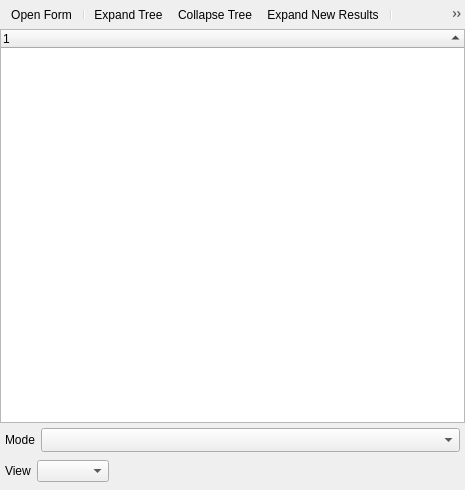
<?xml version="1.0" encoding="UTF-8"?>
<ui version="4.0">
 <class>QgsIdentifyResultsBase</class>
 <widget class="QDialog" name="QgsIdentifyResultsBase">
  <property name="geometry">
   <rect>
    <x>0</x>
    <y>0</y>
    <width>465</width>
    <height>490</height>
   </rect>
  </property>
  <property name="windowTitle">
   <string>Identify Results</string>
  </property>
  <layout class="QVBoxLayout" name="verticalLayout_4">
   <property name="spacing">
    <number>0</number>
   </property>
   <property name="leftMargin">
    <number>0</number>
   </property>
   <property name="topMargin">
    <number>0</number>
   </property>
   <property name="rightMargin">
    <number>0</number>
   </property>
   <property name="bottomMargin">
    <number>0</number>
   </property>
   <item>
    <widget class="QStackedWidget" name="stackedWidget">
     <property name="currentIndex">
      <number>0</number>
     </property>
     <widget class="QWidget" name="stackedWidgetPage1">
      <layout class="QVBoxLayout" name="verticalLayout">
       <property name="spacing">
        <number>0</number>
       </property>
       <property name="leftMargin">
        <number>0</number>
       </property>
       <property name="topMargin">
        <number>0</number>
       </property>
       <property name="rightMargin">
        <number>0</number>
       </property>
       <property name="bottomMargin">
        <number>0</number>
       </property>
       <item>
        <widget class="QToolBar" name="mIdentifyToolbar">
         <property name="iconSize">
          <size>
           <width>16</width>
           <height>16</height>
          </size>
         </property>
         <property name="floatable">
          <bool>false</bool>
         </property>
         <addaction name="mOpenFormAction"/>
         <addaction name="separator"/>
         <addaction name="mExpandAction"/>
         <addaction name="mCollapseAction"/>
         <addaction name="mExpandNewAction"/>
         <addaction name="separator"/>
         <addaction name="mClearResultsAction"/>
         <addaction name="separator"/>
         <addaction name="mActionCopy"/>
         <addaction name="mActionPrint"/>
         <addaction name="separator"/>
        </widget>
       </item>
       <item>
        <widget class="QTreeWidget" name="lstResults">
         <property name="lineWidth">
          <number>2</number>
         </property>
         <property name="alternatingRowColors">
          <bool>true</bool>
         </property>
         <property name="sortingEnabled">
          <bool>true</bool>
         </property>
         <column>
          <property name="text">
           <string notr="true">1</string>
          </property>
         </column>
        </widget>
       </item>
      </layout>
     </widget>
     <widget class="QWidget" name="stackedWidgetPage2">
      <layout class="QVBoxLayout" name="verticalLayout_2">
       <property name="spacing">
        <number>0</number>
       </property>
       <property name="leftMargin">
        <number>0</number>
       </property>
       <property name="topMargin">
        <number>0</number>
       </property>
       <property name="rightMargin">
        <number>0</number>
       </property>
       <property name="bottomMargin">
        <number>0</number>
       </property>
       <item>
        <widget class="QTableWidget" name="tblResults">
         <property name="editTriggers">
          <set>QAbstractItemView::NoEditTriggers</set>
         </property>
         <property name="sortingEnabled">
          <bool>false</bool>
         </property>
         <column>
          <property name="text">
           <string>Layer</string>
          </property>
         </column>
         <column>
          <property name="text">
           <string>FID</string>
          </property>
         </column>
         <column>
          <property name="text">
           <string>Attribute</string>
          </property>
         </column>
         <column>
          <property name="text">
           <string>Value</string>
          </property>
         </column>
        </widget>
       </item>
      </layout>
     </widget>
     <widget class="QWidget" name="stackedWidgetPage3">
      <layout class="QVBoxLayout" name="verticalLayout_3">
       <item>
        <widget class="QFrame" name="mPlot"/>
       </item>
      </layout>
     </widget>
    </widget>
   </item>
   <item>
    <layout class="QHBoxLayout" name="horizontalLayout_2">
     <property name="leftMargin">
      <number>5</number>
     </property>
     <property name="topMargin">
      <number>5</number>
     </property>
     <property name="rightMargin">
      <number>5</number>
     </property>
     <item>
      <widget class="QLabel" name="lblIdentifyMode">
       <property name="toolTip">
        <string>Select identify mode</string>
       </property>
       <property name="text">
        <string>Mode</string>
       </property>
      </widget>
     </item>
     <item>
      <widget class="QComboBox" name="cmbIdentifyMode">
       <property name="sizePolicy">
        <sizepolicy hsizetype="Expanding" vsizetype="Fixed">
         <horstretch>0</horstretch>
         <verstretch>0</verstretch>
        </sizepolicy>
       </property>
       <property name="sizeAdjustPolicy">
        <enum>QComboBox::AdjustToMinimumContentsLengthWithIcon</enum>
       </property>
       <property name="minimumContentsLength">
        <number>6</number>
       </property>
      </widget>
     </item>
    </layout>
   </item>
   <item>
    <layout class="QHBoxLayout" name="horizontalLayout_3">
     <property name="leftMargin">
      <number>5</number>
     </property>
     <property name="rightMargin">
      <number>5</number>
     </property>
     <item>
      <widget class="QLabel" name="lblViewMode">
       <property name="toolTip">
        <string>Select view mode for raster layers</string>
       </property>
       <property name="text">
        <string>View</string>
       </property>
      </widget>
     </item>
     <item>
      <widget class="QComboBox" name="cmbViewMode"/>
     </item>
     <item>
      <spacer name="horizontalSpacer_2">
       <property name="orientation">
        <enum>Qt::Horizontal</enum>
       </property>
       <property name="sizeHint" stdset="0">
        <size>
         <width>58</width>
         <height>38</height>
        </size>
       </property>
      </spacer>
     </item>
    </layout>
   </item>
  </layout>
  <action name="mExpandAction">
   <property name="icon">
    <iconset resource="../../images/images.qrc">
     <normaloff>:/images/themes/default/mActionExpandTree.svg</normaloff>:/images/themes/default/mActionExpandTree.svg</iconset>
   </property>
   <property name="text">
    <string>Expand Tree</string>
   </property>
  </action>
  <action name="mCollapseAction">
   <property name="icon">
    <iconset resource="../../images/images.qrc">
     <normaloff>:/images/themes/default/mActionCollapseTree.svg</normaloff>:/images/themes/default/mActionCollapseTree.svg</iconset>
   </property>
   <property name="text">
    <string>Collapse Tree</string>
   </property>
   <property name="toolTip">
    <string>Collapse Tree</string>
   </property>
  </action>
  <action name="mExpandNewAction">
   <property name="checkable">
    <bool>true</bool>
   </property>
   <property name="icon">
    <iconset resource="../../images/images.qrc">
     <normaloff>:/images/themes/default/mActionExpandNewTree.svg</normaloff>:/images/themes/default/mActionExpandNewTree.svg</iconset>
   </property>
   <property name="text">
    <string>Expand New Results</string>
   </property>
   <property name="toolTip">
    <string>Expand New Results by Default</string>
   </property>
  </action>
  <action name="mOpenFormAction">
   <property name="icon">
    <iconset resource="../../images/images.qrc">
     <normaloff>:/images/themes/default/mActionFormView.svg</normaloff>:/images/themes/default/mActionFormView.svg</iconset>
   </property>
   <property name="text">
    <string>Open Form</string>
   </property>
   <property name="toolTip">
    <string>Open Form</string>
   </property>
  </action>
  <action name="mClearResultsAction">
   <property name="icon">
    <iconset resource="../../images/images.qrc">
     <normaloff>:/images/themes/default/mActionDeselectAll.svg</normaloff>:/images/themes/default/mActionDeselectAll.svg</iconset>
   </property>
   <property name="text">
    <string>Clear Results</string>
   </property>
   <property name="toolTip">
    <string>Clear Results</string>
   </property>
  </action>
  <action name="mActionCopy">
   <property name="icon">
    <iconset resource="../../images/images.qrc">
     <normaloff>:/images/themes/default/mActionEditCopy.svg</normaloff>:/images/themes/default/mActionEditCopy.svg</iconset>
   </property>
   <property name="text">
    <string>Copy Feature</string>
   </property>
   <property name="toolTip">
    <string>Copy the Identified Feature to Clipboard</string>
   </property>
  </action>
  <action name="mActionPrint">
   <property name="icon">
    <iconset resource="../../images/images.qrc">
     <normaloff>:/images/themes/default/mActionFilePrint.svg</normaloff>:/images/themes/default/mActionFilePrint.svg</iconset>
   </property>
   <property name="text">
    <string>Print Response</string>
   </property>
   <property name="toolTip">
    <string>Print Selected HTML Response</string>
   </property>
  </action>
  <action name="mActionSelectFeatures">
   <property name="icon">
    <iconset resource="../../images/images.qrc">
     <normaloff>:/images/themes/default/mActionIdentifyByRectangle.svg</normaloff>:/images/themes/default/mActionIdentifyByRectangle.svg</iconset>
   </property>
   <property name="text">
    <string>Identify Feature(s)</string>
   </property>
   <property name="toolTip">
    <string>Identify Features by area or single click</string>
   </property>
  </action>
  <action name="mActionSelectFeaturesOnMouseOver">
   <property name="icon">
    <iconset resource="../../images/images.qrc">
     <normaloff>:/images/themes/default/mActionIdentifyByMouseOver.svg</normaloff>:/images/themes/default/mActionIdentifyByMouseOver.svg</iconset>
   </property>
   <property name="text">
    <string>Identify Feature(s) on Mouse Over</string>
   </property>
   <property name="toolTip">
    <string>Identify Features by hovering on a feature with the mouse</string>
   </property>
  </action>
  <action name="mActionSelectPolygon">
   <property name="icon">
    <iconset resource="../../images/images.qrc">
     <normaloff>:/images/themes/default/mActionIdentifyByPolygon.svg</normaloff>:/images/themes/default/mActionIdentifyByPolygon.svg</iconset>
   </property>
   <property name="text">
    <string>Identify Features by Polygon</string>
   </property>
  </action>
  <action name="mActionSelectFreehand">
   <property name="icon">
    <iconset resource="../../images/images.qrc">
     <normaloff>:/images/themes/default/mActionIdentifyByFreehand.svg</normaloff>:/images/themes/default/mActionIdentifyByFreehand.svg</iconset>
   </property>
   <property name="text">
    <string>Identify Features by Freehand</string>
   </property>
  </action>
  <action name="mActionSelectRadius">
   <property name="icon">
    <iconset resource="../../images/images.qrc">
     <normaloff>:/images/themes/default/mActionIdentifyByRadius.svg</normaloff>:/images/themes/default/mActionIdentifyByRadius.svg</iconset>
   </property>
   <property name="text">
    <string>Identify Features by Radius</string>
   </property>
  </action>
  <action name="mActionAutoFeatureForm">
   <property name="checkable">
    <bool>true</bool>
   </property>
   <property name="text">
    <string>Auto open form for single feature results</string>
   </property>
  </action>
  <action name="mActionHideDerivedAttributes">
   <property name="checkable">
    <bool>true</bool>
   </property>
   <property name="text">
    <string>Hide Derived Attributes from Results</string>
   </property>
   <property name="toolTip">
    <string>Hide derived attributes from results</string>
   </property>
  </action>
  <action name="mHelpToolAction">
   <property name="icon">
    <iconset resource="../../images/images.qrc">
     <normaloff>:/images/themes/default/mActionHelpContents.svg</normaloff>:/images/themes/default/mActionHelpContents.svg</iconset>
   </property>
   <property name="text">
    <string>Help</string>
   </property>
   <property name="toolTip">
    <string>Help</string>
   </property>
  </action>
  <action name="mActionHideNullValues">
   <property name="checkable">
    <bool>true</bool>
   </property>
   <property name="text">
    <string>Hide NULL Values from Results</string>
   </property>
   <property name="toolTip">
    <string>Hide NULL Values from Results</string>
   </property>
  </action>
 </widget>
 <layoutdefault spacing="6" margin="11"/>
 <resources>
  <include location="../../images/images.qrc"/>
 </resources>
 <connections/>
</ui>
